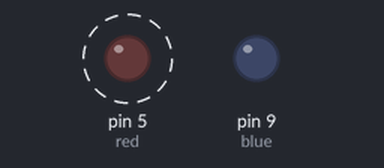
The sketch below on a simulated Arduino Uno, built with avr-gcc and run on an emulated ATmega328P. Parts: output pins drawn as LEDs (lit = HIGH). Dashed ring = blinking.

Above: at 0.05 s.
At 2.87 s:
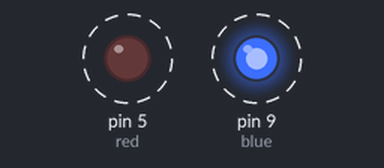
Timing chart, 0 to 3.2 s (numbered marks = the images above):
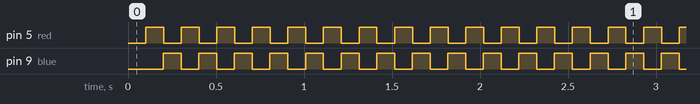

Measured:
- by itself, pin 5 (red), pin 9 (blue): alternates HIGH for 0.10 s and LOW for 0.10 s

The sketch:

testSerial.ino
```cpp
const int red = 5;
const int blue = 9;
const int green = 6;
const int forcePin = A4;
int forceValue = 0;

void setup() {
  Serial.begin(9600);


}

void loop(){
//  forceValue = analogRead(forcePin) % 1024;
//  Serial.println(forceValue);
  analogWrite(red, 0);
  delay(100);
  analogWrite(red, 255);
  analogWrite(blue, 0);
  delay(100);
  analogWrite(blue, 255);
//    analogWrite(blue, 0);
//  analogWrite(green, 0);
//  delay(100);
//  analogWrite(red, 200);
//  delay(100);
//  analogWrite(blue, 200);
//  delay(100);
//  analogWrite(green, 200);
//  delay(100);

//  int switchStatus = digitalRead(2);
//  if(switchStatus == HIGH)
//    Serial.println("ON");
//  else
//    Serial.println("OFF");

  delay(2);
}
```
